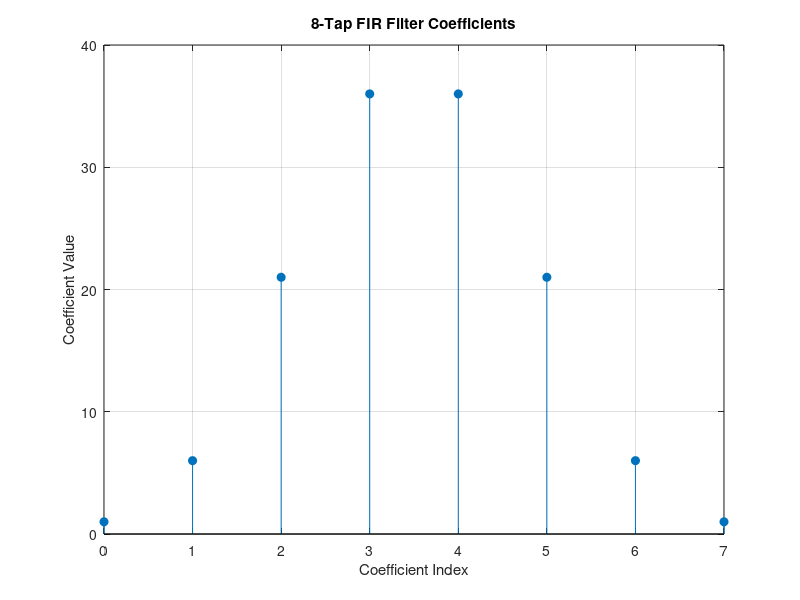
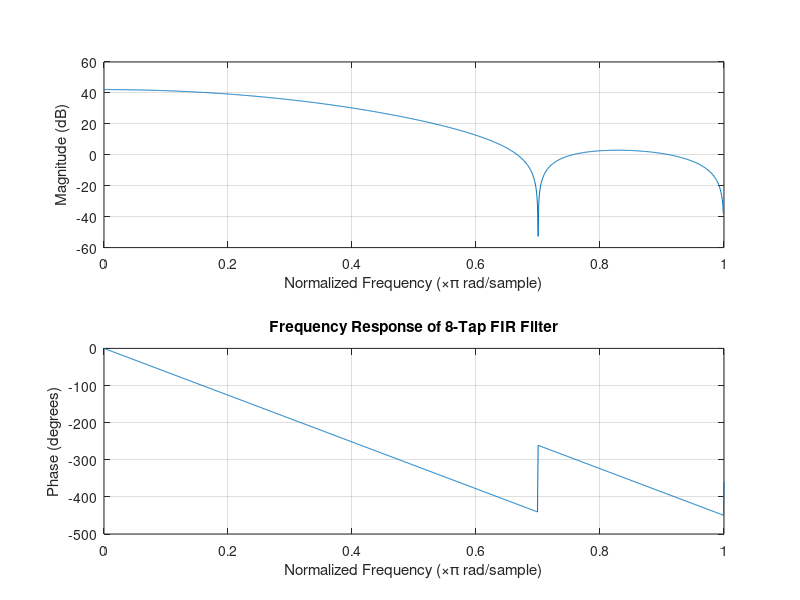
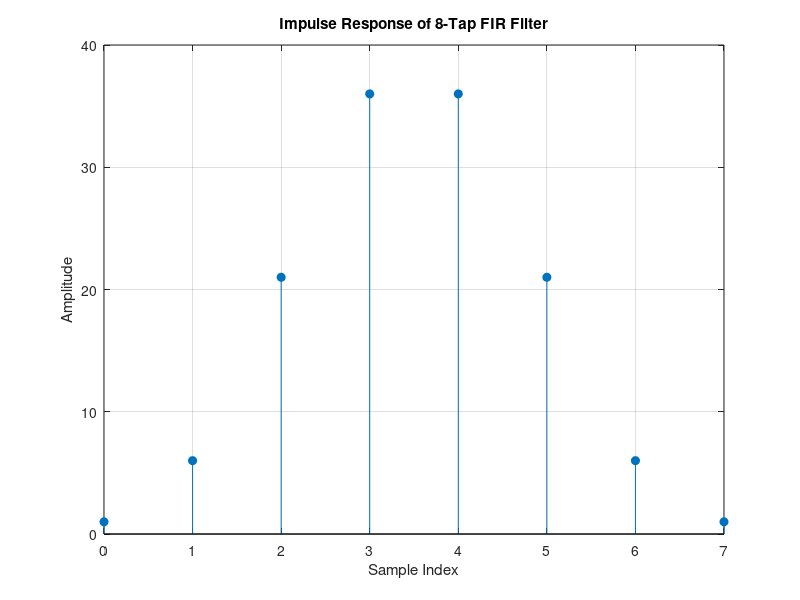

MATLAB code to generate these figures, in order:
clc;
clear;
close all;

%% 8-Tap FIR Filter Coefficient Generation

% FIR filter coefficients
h = [1 6 21 36 36 21 6 1];

% Number of taps
N = length(h);

%% Display Coefficients

disp('8-Tap FIR Filter Coefficients:');
disp(h);

%% Check Symmetry

if isequal(h, fliplr(h))
    disp('The FIR coefficients are symmetric.');
else
    disp('The FIR coefficients are not symmetric.');
end

%% Plot FIR Coefficients

figure;

stem(0:N-1, h, 'filled');

grid on;
xlabel('Coefficient Index');
ylabel('Coefficient Value');
title('8-Tap FIR Filter Coefficients');

%% Frequency Response

figure;

freqz(h, 1, 1024);

title('Frequency Response of 8-Tap FIR Filter');

%% Impulse Response

figure;

stem(0:N-1, h, 'filled');

grid on;
xlabel('Sample Index');
ylabel('Amplitude');
title('Impulse Response of 8-Tap FIR Filter');

%% Display Filter Equation

disp(' ');
disp('FIR Filter Equation:');
disp('y[n] = h0*x[n] + h1*x[n-1] + h2*x[n-2] + h3*x[n-3]');
disp('     + h4*x[n-4] + h5*x[n-5] + h6*x[n-6] + h7*x[n-7]');
